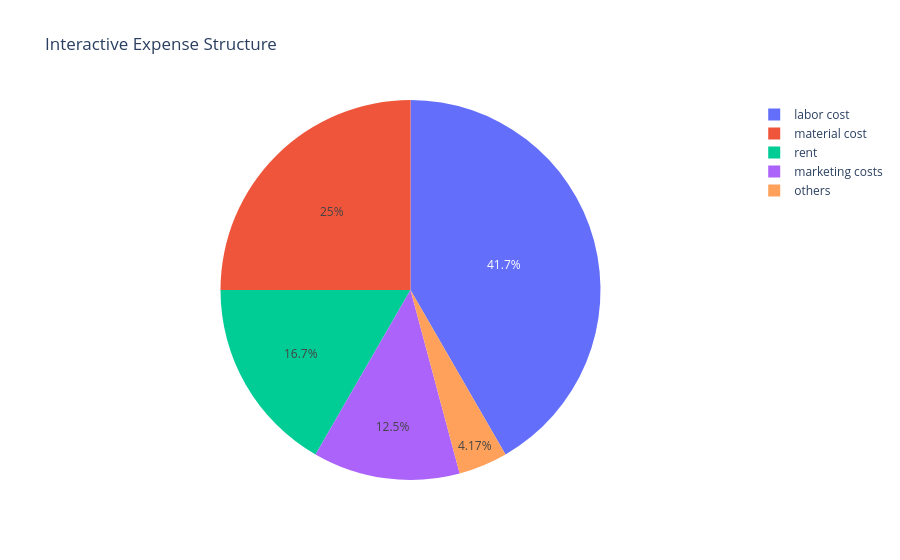

The notebook cell saved with this chart:
### Code cell
# Interactive pie chart using plotly
fig = px.pie(df, values="Amount (Yuan)", names="Expense Category", title="Interactive Expense Structure")
fig.show()

### Figure 1 — Plotly figure (JSON) as saved in the notebook; plotly's stock layout.template omitted (floating-point values rounded to 4 significant figures)
{"data": [{"domain": {"x": [0, 1], "y": [0, 1]}, "hovertemplate": "Expense Category=%{label}<br>Amount (Yuan)=%{value}<extra></extra>", "labels": ["labor cost", "material cost", "rent", "marketing costs", "others"], "legendgroup": "", "name": "", "showlegend": true, "type": "pie", "values": [50000, 30000, 20000, 15000, 5000]}], "layout": {"legend": {"tracegroupgap": 0}, "title": {"text": "Interactive Expense Structure"}}}
